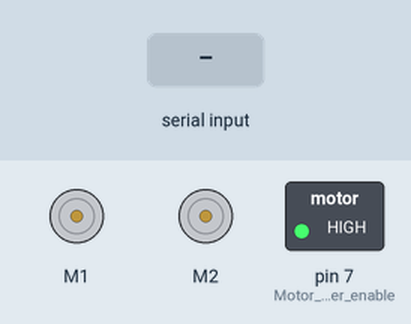
A sketch run on a simulated Arduino Uno, built with avr-gcc and run on an emulated ATmega328P. Shown: 2 × DC motor (green arrow = forward, orange = backward, longer = faster), switched loads named in the sketch (green lamp = pin HIGH). The test bench sets the inputs (shaded band).

Above: at 1.2 s.
1.3 s: "F" received over the second serial link
At 2.3 s:
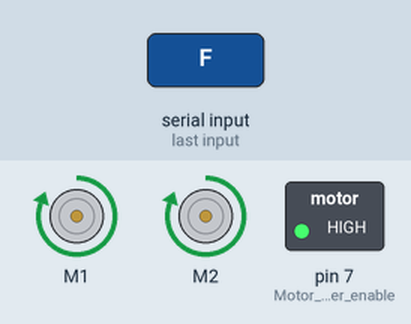
2.8 s: "B" received over the second serial link
At 3.4 s:
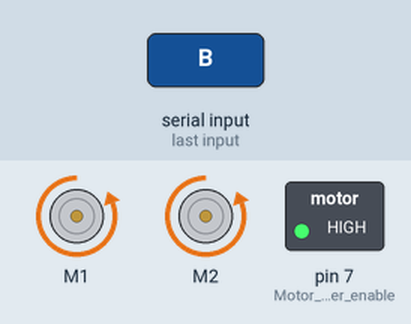
4.3 s: "L" received over the second serial link
At 4.6 s:
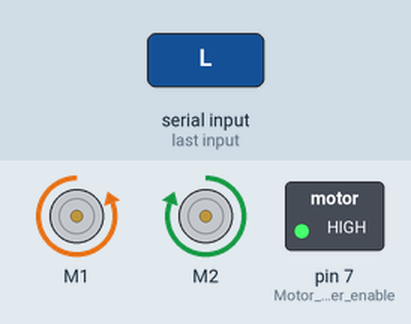
5.8 s: "R" received over the second serial link
At 6.9 s:
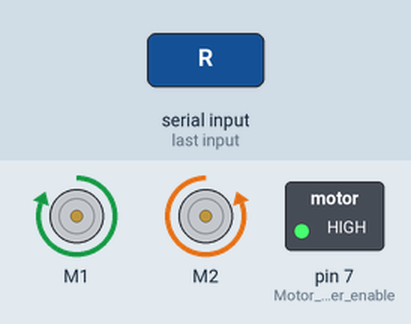
7.3 s: "S" received over the second serial link
At 8.0 s:
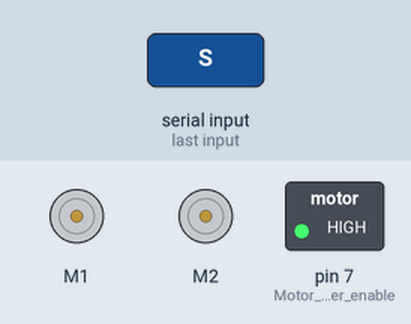
Timing chart, 0 to 9.8 s (numbered marks = the images above; inputs shaded):
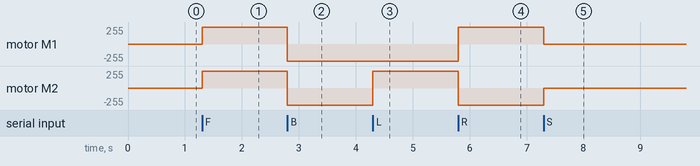

Measured:
- after the input at 1.3 s, motor M1, motor M2: stopped → forward 255/255 at once
- after the input at 2.8 s, motor M1, motor M2: forward 255/255 → backward 255/255 at once
- after the input at 4.3 s, motor M2: backward 255/255 → forward 255/255 at once
- after the input at 5.8 s, motor M1: backward 255/255 → forward 255/255 at once; motor M2: forward 255/255 → backward 255/255 at once
- after the input at 7.3 s, motor M1: forward 255/255 → stopped at once; motor M2: backward 255/255 → stopped at once

The sketch:

Unocar.ino
```cpp
#include <AFMotor.h>
#include <SoftwareSerial.h>

SoftwareSerial espSerial(10, 11); // ESP01 pins (RX, TX)
AF_DCMotor motor1(1); // Motor 1 connected to M1-M2 of Motor Shield
AF_DCMotor motor2(2); // Motor 2 connected to M3-M4 of Motor Shield

void setup() {
  Serial.begin(9600);
  espSerial.begin(115200);
  pinMode(7, OUTPUT); // Motor Shield power enable pin
  digitalWrite(7, HIGH); // Enable Motor Shield power
  motor1.setSpeed(255); // Set maximum motor speed
  motor2.setSpeed(255); // Set maximum motor speed
}

void loop() {
  if (espSerial.available()) {
    char command = espSerial.read();

    // Control motors based on received command
    if (command == 'F') {
      forward();
    } if (command == 'B') {
      backward();
    } if (command == 'L') {
      left();
    } if (command == 'R') {
      right();
    } if (command == 'S') {
      stop();
    }
  }
}

void forward() {
  motor1.run(FORWARD);
  motor2.run(FORWARD);
}

void backward() {
  motor1.run(BACKWARD);
  motor2.run(BACKWARD);
}

void left() {
  motor1.run(BACKWARD);
  motor2.run(FORWARD);
}

void right() {
  motor1.run(FORWARD);
  motor2.run(BACKWARD);
}

void stop() {
  motor1.run(RELEASE);
  motor2.run(RELEASE);
}
```
